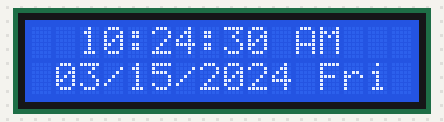
Recording of a sketch running on a simulated Arduino Uno, built with avr-gcc and run on an emulated ATmega328P. Parts: 16×2 character LCD. The local clock reads 2024-03-15 10:24:30 at power-on unless the sketch sets it.

Above: at 0.1 s.
At 3.1 s:
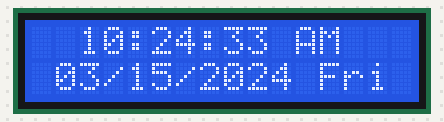
At 9.1 s:
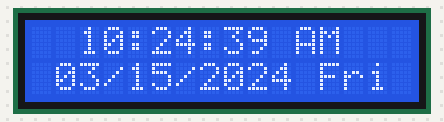
At 18.1 s:
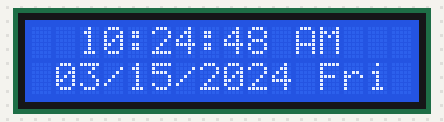
At 28.1 s:
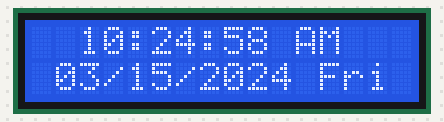
At 38.1 s:
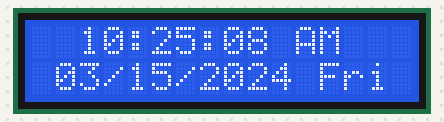

The sketch:

working_clock.ino
```cpp
#include <Wire.h> // Include the Wire library for I2C communication
#include <LiquidCrystal_I2C.h> // Include the LiquidCrystal_I2C library

LiquidCrystal_I2C lcd(0x27, 16, 2); // Initialize the LCD object (address 0x27, 16 columns, 2 rows)

#include <RtcDS1302.h>

ThreeWire myWire(5, 6, 7); // IO, SCLK, CE
RtcDS1302<ThreeWire> Rtc(myWire);

void setup()
{
    Serial.begin(9600);
    Rtc.Begin();

    // Initialize the I2C LCD with the appropriate dimensions (16 columns, 2 rows)
    lcd.init();
    lcd.backlight();

    // Comment this section later; first upload without comments (for RTC setup),
    // second time upload with comments for Arduino
    // rtc.setDOW(THURSDAY);      // Name of the day of the week (follow your current day)
    // rtc.setTime(10, 02, 00);  // Hour, Min, Sec (follow your current time)
    // rtc.setDate(06, 05, 2021); // Day, Month, Year (follow your current year)
}

void loop()
{
    RtcDateTime now = Rtc.GetDateTime();
    printDateTime(now);
}

void printDateTime(const RtcDateTime& dt)
{
    char timeString[15]; // HH:MM:SS format
    char dateString[12]; // MM/DD/YYYY format
    char dayString[10]; // Day of the week

    // Format the time in 12-hour format with seconds and AM/PM
    snprintf_P(timeString,
               countof(timeString),
               PSTR("  %02u:%02u:%02u %s"),
               (dt.Hour() % 12 == 0) ? 12 : dt.Hour() % 12,
               dt.Minute(),
               dt.Second(),
               (dt.Hour() < 12) ? "AM" : "PM"); // Add AM/PM label here

    // Format the date in MM/DD/YYYY format
    snprintf_P(dateString,
               countof(dateString),
               PSTR(" %02u/%02u/%04u"),
               dt.Month(),
               dt.Day(),
               dt.Year());

    // Get the day of the week (0 = Sunday, 6 = Saturday)
    const char* daysOfWeek[] = {"Sun", "Mon", "Tue", "Wed", "Thu", "Fri", "Sat"};
    snprintf_P(dayString,
               countof(dayString),
               PSTR("%s"),
               daysOfWeek[dt.DayOfWeek()]);

    // Update only the relevant parts of the display
    lcd.setCursor(0, 0);
    lcd.print(timeString);

    lcd.setCursor(0, 1);
    lcd.print(dateString);
    lcd.print(" ");
    lcd.print(dayString);
}
```

Measured:
- what the display in image 1 shows lasts 1.1 s, from 3.0 s to 4.1 s
